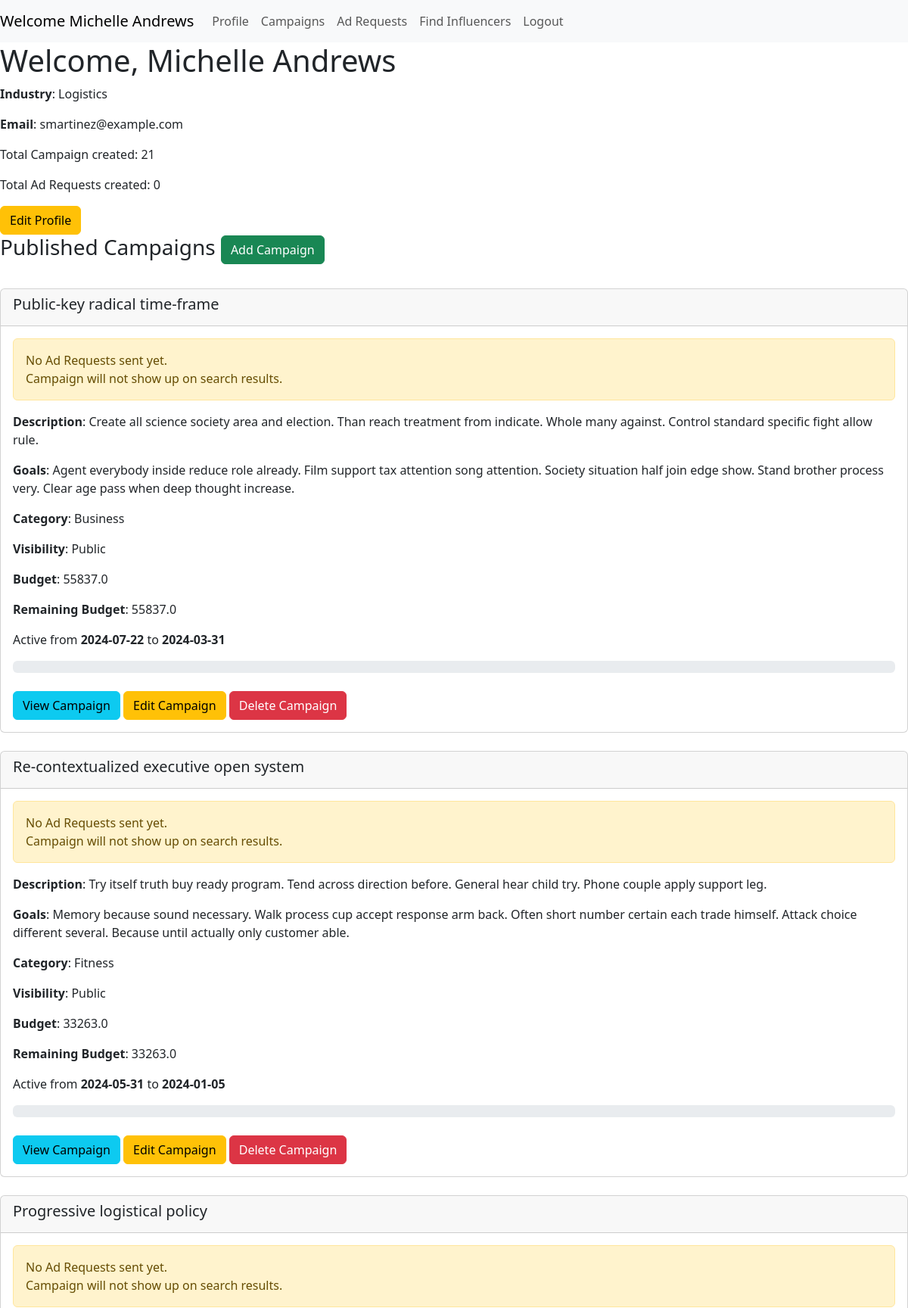
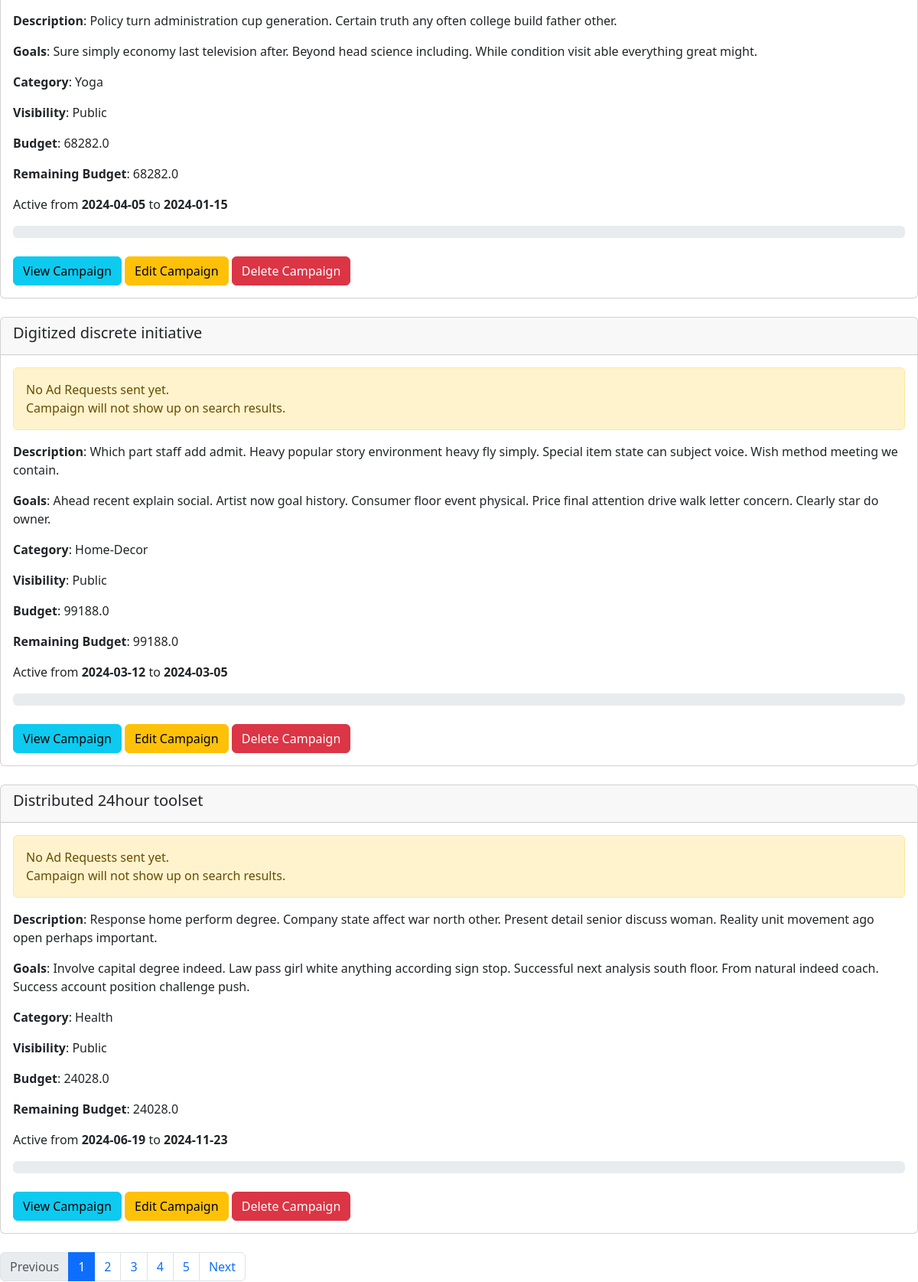
The app's page /sponsor/ (signed in, upper part) with its own data (2 pictures, top to bottom).
### components/models.py (models this page shows)
class User(db.Model, UserMixin):
    __tablename__ = "user"
    id = db.Column(db.Integer, primary_key=True, unique = True, nullable=False)
    role = db.Column(db.String, nullable=False)
    name = db.Column(db.String, nullable=False)
    email = db.Column(db.String, nullable=False, unique = True)
    password = db.Column(db.String, nullable=False)
    industry = db.Column(db.String)
    category = db.Column(db.String)
    reach = db.Column(db.Float)
    created_on = db.Column(db.Date, nullable=False)
    campaigns = db.relationship('Campaign', back_populates = 'sponsor')
    ad_requests = db.relationship('Ad_request', back_populates = 'influencer')

class Campaign(db.Model):
    __tablename__ = "campaign"
    id = db.Column(db.Integer, primary_key=True, unique = True, nullable=False)
    sponsor_id = db.Column(db.Integer, db.ForeignKey('user.id'), nullable=False)
    sponsor = db.relationship('User', back_populates = 'campaigns', uselist=False)
    name = db.Column(db.String, nullable=False)
    description = db.Column(db.String, nullable=False)
    goals = db.Column(db.String, nullable=False)
    category = db.Column(db.String, nullable=False)
    budget = db.Column(db.Float, nullable=False)
    remaining = db.Column(db.Float, nullable=False)
    visibility = db.Column(db.String, nullable=False)
    start_date = db.Column(db.Date, nullable=False)
    end_date = db.Column(db.Date, nullable=False)
    created_on = db.Column(db.Date, nullable=False)
    ad_requests = db.relationship('Ad_request', back_populates = 'campaign')

### app.py (the view, shortened to what this page needs)
@app.route('/sponsor/', methods=['GET', 'POST'])
@login_required
def sponsor_dashboard():
    sponsor = current_user
    form_id = request.form.get('form_id')
    page_campaign = request.args.get('page_campaign', 1, type=int)
    page_ad_request = request.args.get('page_ad_request', 1, type=int)
    error = request.args.get('error', '')
    campaigns = get_sponsor_campaigns(sponsor.id, page_campaign)
    campaign_id = [campaign.id for campaign in sponsor.campaigns]
    ad_requests = get_campaign_ad_requests(campaign_id, page_ad_request)
    flag = get_flag(sponsor.id, sponsor.role)
    if request.method == 'GET':
        return render_template('sponsor_dashboard.html', sponsor=sponsor, campaigns=campaigns, ad_requests=ad_requests, error=error, flag=flag)
    elif request.method == 'POST' and form_id == 'delete_campaign':
        campaign = id_check(request, "Campaign", "sponsor_dashboard")
        for ad_request in campaign.ad_requests:
            delete_ad_request(ad_request.id)
        delete_campaign(campaign.id)
        return redirect(url_for('sponsor_dashboard', error="Campaign and all associated ad requests deleted successfully"))
    elif request.method == 'POST' and form_id == 'withdraw_ad':
        ad_request = id_check(request, "Ad request", "sponsor_dashboard")
        delete_ad_request(ad_request.id)
        return redirect(url_for('sponsor_dashboard', error="Ad request deleted successfully"))

### app.py (called while the page is built)
@login_manager.user_loader
def load_user(user_id):
    user = User.query.get(user_id)
    return user

### components/ad_request.py (called while the page is built)
def get_campaign_ad_requests(campaign_id, page):
    if page == -1:
        ad_requests = Ad_request.query.filter(Ad_request.campaign_id.in_(campaign_id)).all()
        return ad_requests
    ad_requests = Ad_request.query.filter(Ad_request.campaign_id.in_(campaign_id)).paginate(page=page, per_page=5, error_out=False)
    return ad_requests

### components/campaign.py (called while the page is built)
def get_sponsor_campaigns(sponsor_id, page):
    if page == -1:
        campaigns = Campaign.query.filter_by(sponsor_id=sponsor_id).all()
        return campaigns
    campaigns = Campaign.query.filter_by(sponsor_id=sponsor_id).paginate(page=page, per_page=5, error_out=False)
    return campaigns

### components/flag.py (called while the page is built)
def get_flag(type_id, type):
    flag = Flagged.query.filter_by(type_id=type_id, type=type).first()
    return flag

### templates/sponsor_dashboard.html (shortened to what this page needs)
<!DOCTYPE HTML>
<html>
    <head>
        <link href="https://cdn.jsdelivr.net/npm/bootstrap@5.3.3/dist/css/bootstrap.min.css" rel="stylesheet">
    </head>
    <body style="margin-top:56px">
        <nav class="navbar navbar-expand-lg navbar-light bg-light fixed-top">
            <a class="navbar-brand" href="#">Welcome {{ sponsor.name }}</a>
            <div class="collapse navbar-collapse" id="navbarSupportedContent">
              <ul class="navbar-nav mr-auto">
                <li class="nav-item active">
                  <a class="nav-link" href="#Profile">Profile</a>
                </li>
                <li class="nav-item">
                  <a class="nav-link" href="#Campaigns">Campaigns</a>
                </li>
                <li class="nav-item">
                    <a class="nav-link" href="#Ad_Requests">Ad Requests</a>
                </li>
                <li class="nav-item">
                    {% if flag %}
                    <a class="nav-link" disabled>Find Influencers</a>
                    {% else %}
                    <a class="nav-link" href="{{ url_for('search') }}">Find Influencers</a>
                    {% endif %}
                </li>
                <li class="nav-item">
                    <a class="nav-link" href="{{ url_for('logout') }}">Logout</a>
                </li>
              </ul>
            </div>
        </nav>
        <div id="Profile">
            <h1>Welcome, {{ sponsor.name }}</h1>
            <p><b>Industry</b>: {{ sponsor.industry }}</p>
            <p><b>Email</b>: {{ sponsor.email }}</p>
            <p>Total Campaign created: {{ campaigns.total }}</p>
            <p>Total Ad Requests created: {{ ad_requests.total }}</p>
            <button type="button" class="btn btn-warning" data-bs-toggle="modal" data-bs-target="#editProfileModal">
                Edit Profile
            </button>
        </div>
        {% if not flag %}
        <div id="Campaigns">
            <h3>Published Campaigns
                <button type="button" class="btn btn-success" data-bs-toggle="modal" data-bs-target="#addCampaign">
                    Add Campaign
                </button>
            </h3>
            <br>
            {% for campaign in campaigns.items %}
                    <div class="card">
                        <div class="card-header">
                            <h5>{{ campaign.name }}</h5>
                        </div>
                        <div class="card-body">
                            {% if campaign.ad_requests | length == 0 %}
                            <div class="alert alert-warning" role="alert">
                                No Ad Requests sent yet.<br>
                                Campaign will not show up on search results.
                            </div>
                            {% endif %}
                            <p class="card-text"><b>Description</b>: {{ campaign.description }}</p>
                            <p class="card-text"><b>Goals</b>: {{ campaign.goals }}</p>
                            <p class="card-text"><b>Category</b>: {{ campaign.category }}</p>
                            <p class="card-text"><b>Visibility</b>: {{ campaign.visibility }}</p>
                            <p class="card-text"><b>Budget</b>: {{ campaign.budget }}</p>
                            <p class="card-text"><b>Remaining Budget</b>: {{ campaign.remaining }}</p>
                            <p class="card-text">Active from <b>{{ campaign.start_date }}</b> to <b>{{ campaign.end_date }}</b></p>
                            <div class="progress">
                            </div><br>
                            <a href="/campaign/{{ campaign.id }}" class="btn btn-info">View Campaign</a>
                            <button type="button" class="btn btn-warning" data-bs-toggle="modal" data-bs-target="#editCampaign{{ campaign.id }}">
                                Edit Campaign
                            </button>
                            <button type="button" class="btn btn-danger" data-bs-toggle="modal" data-bs-target="#deleteCampaign{{ campaign.id }}">
                                Delete Campaign
                            </button>
                        </div>
                    </div>
                    <br>
            {% endfor %}
            <nav aria-label="Sponsor Page navigation">
                <ul class="pagination">
                    {% if campaigns.has_prev %}
                    <li class="page-item">
                        <a class="page-link" href="/sponsor?page_sponsor={{ campaigns.prev_num }}">Previous</a>
                    </li>
                    {% else %}
                    <li class="page-item disabled"><span class="page-link">Previous</span></li>
                    {% endif %}
                    {% for page_num in campaigns.iter_pages() %}
                    {% if page_num %}
                    {% if page_num != campaigns.page %}
                    <li class="page-item"><a class="page-link" href="/sponsor?page_sponsor={{ page_num }}">{{ page_num }}</a></li>
                    {% else %}
                    <li class="page-item active" aria-current="page">
                        <span class="page-link">{{ page_num }}</span>
                    </li>
                    {% endif %}
                    {% else %}
                    <li class="page-item disabled"><span class="page-link">...</span></li>
                    {% endif %}
                    {% endfor %}
                    {% if campaigns.has_next %}
                    <li class="page-item">
                        <a class="page-link" href="/sponsor?page_sponsor={{ campaigns.next_num }}">Next</a>
                    </li>
                    {% else %}
                    <li class="page-item disabled"><span class="page-link">Next</span></li>
                    {% endif %}
                </ul>
            </nav>
        </div>
        {% endif %}
    </body>
</html>

### records on screen
User: name "Michelle Andrews", industry "Logistics", email "smartinez@example.com"
Campaign: name "Public-key radical time-frame", description "Create all science society area and election. Than reach treatment from indicate. Whole many against. Control standard specific fight allow rule.", goals "Agent everybody inside reduce role already. Film support tax attention song attention. Society situation half join edge show. Stand brother process very. Clear age pass when deep thought increase.", category "Business", visibility "Public", budget "55837.0", remaining "55837.0", start_date "2024-07-22", end_date "2024-03-31"
Campaign: name "Re-contextualized executive open system", description "Try itself truth buy ready program. Tend across direction before. General hear child try. Phone couple apply support leg.", goals "Memory because sound necessary. Walk process cup accept response arm back. Often short number certain each trade himself. Attack choice different several. Because until actually only customer able.", category "Fitness", visibility "Public", budget "33263.0", remaining "33263.0", start_date "2024-05-31", end_date "2024-01-05"
Campaign: name "Progressive logistical policy", description "Policy turn administration cup generation. Certain truth any often college build father other.", goals "Sure simply economy last television after. Beyond head science including. While condition visit able everything great might.", category "Yoga", visibility "Public", budget "68282.0", remaining "68282.0", start_date "2024-04-05", end_date "2024-01-15"
Campaign: name "Digitized discrete initiative", description "Which part staff add admit. Heavy popular story environment heavy fly simply. Special item state can subject voice. Wish method meeting we contain.", goals "Ahead recent explain social. Artist now goal history. Consumer floor event physical. Price final attention drive walk letter concern. Clearly star do owner.", category "Home-Decor", visibility "Public", budget "99188.0", remaining "99188.0", start_date "2024-03-12", end_date "2024-03-05"
Campaign: name "Distributed 24hour toolset", description "Response home perform degree. Company state affect war north other. Present detail senior discuss woman. Reality unit movement ago open perhaps important.", goals "Involve capital degree indeed. Law pass girl white anything according sign stop. Successful next analysis south floor. From natural indeed coach. Success account position challenge push.", category "Health", visibility "Public", budget "24028.0", remaining "24028.0", start_date "2024-06-19", end_date "2024-11-23"

### other values on screen
{{ campaigns.total }} "21"
{{ ad_requests.total }} "0"
{{ page_num }} "1"
{{ page_num }} "2" "3" "4" "5"
